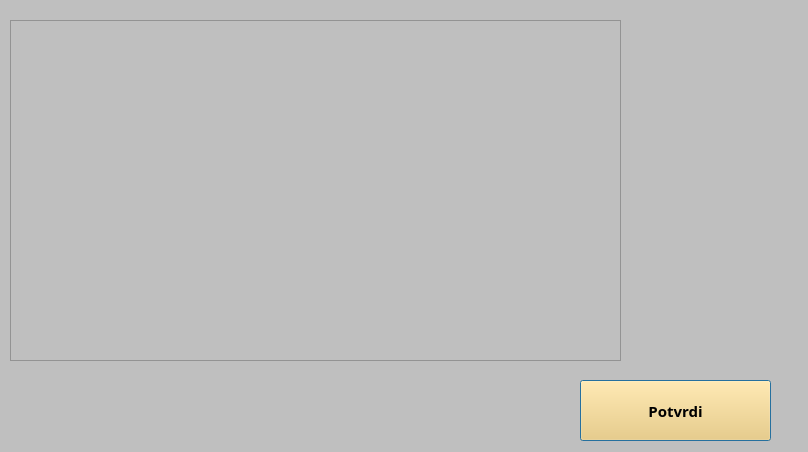
<?xml version="1.0" encoding="UTF-8"?>
<ui version="4.0">
 <class>korpa</class>
 <widget class="QDialog" name="korpa">
  <property name="geometry">
   <rect>
    <x>0</x>
    <y>0</y>
    <width>808</width>
    <height>452</height>
   </rect>
  </property>
  <property name="windowTitle">
   <string>Dialog</string>
  </property>
  <property name="styleSheet">
   <string notr="true">background-color: rgb(191, 191, 191);</string>
  </property>
  <widget class="QTableView" name="tableView">
   <property name="geometry">
    <rect>
     <x>10</x>
     <y>20</y>
     <width>611</width>
     <height>341</height>
    </rect>
   </property>
  </widget>
  <widget class="QPushButton" name="pushButton">
   <property name="geometry">
    <rect>
     <x>580</x>
     <y>380</y>
     <width>191</width>
     <height>61</height>
    </rect>
   </property>
   <property name="font">
    <font>
     <family>Arial Black</family>
     <pointsize>11</pointsize>
     <bold>true</bold>
    </font>
   </property>
   <property name="styleSheet">
    <string notr="true">background-color: rgb(255, 202, 96);</string>
   </property>
   <property name="text">
    <string>Potvrdi</string>
   </property>
  </widget>
 </widget>
 <resources/>
 <connections/>
</ui>
